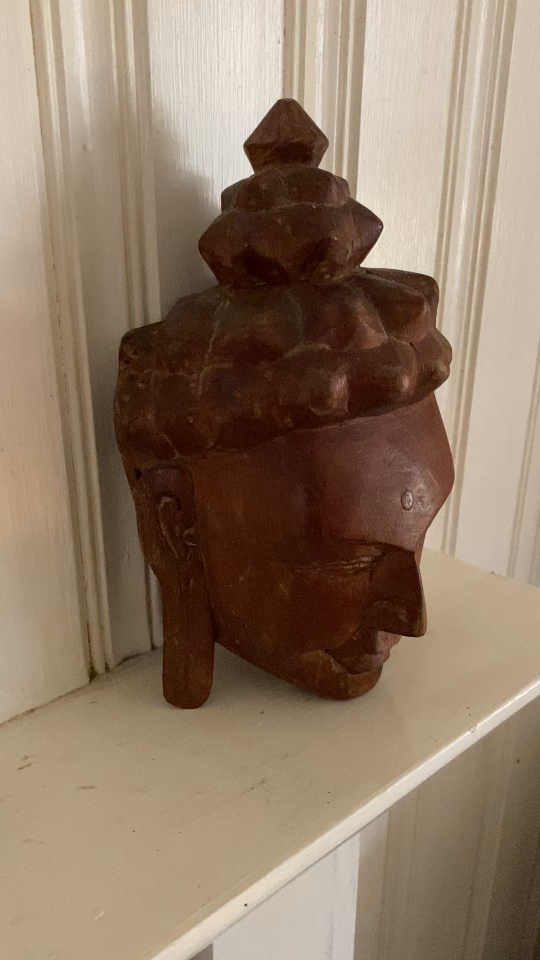
#> input picture input_folder/buddha_images/buddha_001.png, 1080 x 1920 px (shown at 1/2 size); its folder holds 4 pictures in this run
$ jupyter execute --allow-errors project_initial.ipynb
#> lines starting #> are read from the running program, lines starting #| are printed output that depends on the picture
# SFM 2D Images to 3D Reconstruction

[cell 1]
import numpy as np
import cv2
import os
import plotly.graph_objects as go
import gtsam

## IMAGE LOADING

[cell 2]
def load_images_from_folder(folder_path):
    """
    Load all PNG images from the specified folder

    Args:
        folder_path: Path to the folder containing images

    Returns:
        images: List of images
        image_names: List of image filenames
    """
#> called with folder_path = './input_folder/buddha_images'
    images = []
    image_names = []

    # Get all PNG files and sort them
    image_files = sorted([f for f in os.listdir(folder_path) if f.endswith('.png')])

    for img_file in image_files:
        img_path = os.path.join(folder_path, img_file)
        img = cv2.imread(img_path)
#> img is the input picture: shape (1920, 1080, 3); mean B, G, R 101.4, 121.8, 143.2
        if img is not None:
            images.append(img)
            image_names.append(img_file)
            print(f"Loaded: {img_file} - Shape: {img.shape}")
#| Loaded: buddha_001.png - Shape: (1920, 1080, 3)

    print(f"\nTotal images loaded: {len(images)}")
    return images, image_names

## FEATURE DETECTION & MATCHING

[cell 3]
def detect_and_match_features(img1, img2, detector_type='SIFT'):
    """
    Detect features in two images and match them

    Args:
        img1, img2: Input images
        detector_type: 'SIFT' or 'ORB'

    Returns:
        pts1, pts2: Matched keypoint coordinates (Nx2 arrays)
        matches: List of good matches
    """
    # Convert to grayscale
    gray1 = cv2.cvtColor(img1, cv2.COLOR_BGR2GRAY)
    gray2 = cv2.cvtColor(img2, cv2.COLOR_BGR2GRAY)

    # Feature detector
    if detector_type == 'SIFT':
        detector = cv2.SIFT_create()
    else:
        detector = cv2.ORB_create()

    # Detect and compute
    kp1, des1 = detector.detectAndCompute(gray1, None)
    kp2, des2 = detector.detectAndCompute(gray2, None)

    # Matcher
    if detector_type == 'SIFT':
        bf = cv2.BFMatcher(cv2.NORM_L2, crossCheck=False)
        matches = bf.knnMatch(des1, des2, k=2)

        # Lowe's ratio test
        good_matches = []
        for m, n in matches:
            if m.distance < 0.75 * n.distance:
                good_matches.append(m)
    else:
        bf = cv2.BFMatcher(cv2.NORM_HAMMING, crossCheck=True)
        good_matches = bf.match(des1, des2)
        good_matches = sorted(good_matches, key=lambda x: x.distance)

    # Extract matched keypoint coordinates
    pts1 = np.float32([kp1[m.queryIdx].pt for m in good_matches])
    pts2 = np.float32([kp2[m.trainIdx].pt for m in good_matches])

    print(f"Found {len(good_matches)} good matches")

    return pts1, pts2, good_matches, kp1, kp2

## NORMALIZE POINTS

[cell 4]
def normalize_points(pts):
    """
    Normalize points for better numerical stability
    Following Hartley normalization

    Args:
        pts: Nx2 array of points

    Returns:
        pts_norm: Normalized points
        T: Transformation matrix (3x3)
    """
    # Compute centroid
    centroid = np.mean(pts, axis=0)

    # Compute average distance from centroid
    centered = pts - centroid
    distances = np.sqrt(np.sum(centered**2, axis=1))
    avg_dist = np.mean(distances)

    # Avoid division by zero
    if avg_dist < np.finfo(float).eps:
        scale = 1.0
    else:
        scale = np.sqrt(2.0) / avg_dist

    # Create transformation matrix
    T = np.array([
        [scale, 0, -scale * centroid[0]],
        [0, scale, -scale * centroid[1]],
        [0, 0, 1]
    ], dtype=np.float64)

    # Normalize points
    pts_homogeneous = np.hstack([pts, np.ones((pts.shape[0], 1))])
    pts_norm_homogeneous = (T @ pts_homogeneous.T).T
    pts_norm = pts_norm_homogeneous[:, :2]

    return pts_norm, T

## CUSTOM FUNDAMENTAL MATRIX (8-POINT ALGORITHM)

[cell 5]
def compute_fundamental_matrix_custom(pts1, pts2, method='8point'):
    """
    Compute fundamental matrix using the normalized 8-point algorithm

    Args:
        pts1, pts2: Matched point correspondences (Nx2)
        method: '8point' or 'ransac'

    Returns:
        F: Fundamental matrix (3x3)
        mask: Inlier mask (for RANSAC)
    """
    assert pts1.shape[0] >= 8, "Need at least 8 point correspondences"

    if method == 'ransac':
        return compute_F_ransac(pts1, pts2)

    # 8-point algorithm
    count = pts1.shape[0]

    # Get normalization matrices
    T1 = normalize_points(pts1)[1]
    T2 = normalize_points(pts2)[1]

    # Normalize points
    ones = np.ones((count, 1))
    pts1_h = np.hstack([pts1, ones])
    pts2_h = np.hstack([pts2, ones])

    pts1_norm = (T1 @ pts1_h.T).T
    pts2_norm = (T2 @ pts2_h.T).T

    # Build constraint matrix A (count x 9)
    A = np.zeros((count, 9), dtype=np.float64)
    for i in range(count):
        x1, y1, w1 = pts1_norm[i]
        x2, y2, w2 = pts2_norm[i]
        A[i] = [x1*x2, y1*x2, w1*x2, x1*y2, y1*y2, w1*y2, x1*w2, y1*w2, w1*w2]

    # Solve using SVD: A * f = 0
    U, S, Vt = np.linalg.svd(A)
    F0 = Vt[-1].reshape(3, 3)

    # Enforce rank-2 constraint
    U, S, Vt = np.linalg.svd(F0)
    S[2] = 0
    F0 = U @ np.diag(S) @ Vt

    # Denormalize: F = T2^T * F0 * T1
    F = T2.T @ F0 @ T1

    # Normalize so that F[2,2] = 1 (like OpenCV does)
    if abs(F[2, 2]) > np.finfo(float).eps:
        F = F / F[2, 2]

    return F, None

def compute_sampson_error(pt1, pt2, F):
    """
    Compute Sampson distance (symmetric epipolar distance).
    This is what OpenCV uses in RANSAC.

    Args:
        pt1, pt2: 2D points
        F: Fundamental matrix

    Returns:
        error: Sampson error
    """
    # Convert to homogeneous coordinates
    pt1_h = np.array([pt1[0], pt1[1], 1.0])
    pt2_h = np.array([pt2[0], pt2[1], 1.0])

    # Compute Fx1 and F^T x2
    Fx1 = F @ pt1_h
    Ftx2 = F.T @ pt2_h

    # x2^T F x1
    x2tFx1 = pt2_h @ F @ pt1_h

    # Sampson denominator
    denom = Fx1[0]**2 + Fx1[1]**2 + Ftx2[0]**2 + Ftx2[1]**2

    if denom < np.finfo(float).eps:
        return float('inf')

    # Sampson distance
    error = (x2tFx1**2) / denom

    return error


def check_collinear(points):
    """
    Check if points are collinear (OpenCV does this check).

    Args:
        points: Nx2 array of points

    Returns:
        bool: True if points are collinear
    """
    if len(points) < 3:
        return False

    # Use cross product to check collinearity
    for i in range(len(points) - 2):
        p1 = points[i]
        p2 = points[i + 1]
        p3 = points[i + 2]

        # Vectors
        v1 = p2 - p1
        v2 = p3 - p1

        # Cross product (in 2D, this is the z-component)
        cross = v1[0] * v2[1] - v1[1] * v2[0]

        if abs(cross) > 0.01:  # If any three points are not collinear
            return False

    return True


def compute_F_ransac(pts1, pts2, max_iters=2000, threshold=3.0):
    """
    Compute fundamental matrix using RANSAC

    Args:
        pts1, pts2: Matched points
        max_iters: Maximum RANSAC iterations
        threshold: Distance threshold for inliers

    Returns:
        F_best: Best fundamental matrix
        mask_best: Inlier mask
    """
    n = pts1.shape[0]
    assert n >= 8, "Need at least 8 point correspondences"

    best_F = None
    best_inliers = []
    best_score = 0
    sample_size = 8
    confidence = 0.99

    # Adaptive RANSAC
    ransac_iters = max_iters
    iter_count = 0

    while iter_count < ransac_iters:
        # Randomly select 8 points
        indices = np.random.choice(n, sample_size, replace=False)
        sample_pts1 = pts1[indices]
        sample_pts2 = pts2[indices]

        # Check for collinear points (OpenCV does this)
        if check_collinear(sample_pts1) or check_collinear(sample_pts2):
            iter_count += 1
            continue

        try:
            # Compute F from sample using 8-point algorithm
            F, _ = compute_fundamental_matrix_custom(sample_pts1, sample_pts2, method='8point')

            # Count inliers and compute score
            inliers = []
            score = 0
            for i in range(n):
                error = compute_sampson_error(pts1[i], pts2[i], F)
                if error < threshold:
                    inliers.append(i)
                    # Score based on how good the inliers are
                    score += threshold - error

            # Update best model
            if len(inliers) > len(best_inliers):
                best_inliers = inliers
                best_F = F
                best_score = score

                # Adaptive iteration count (like OpenCV)
                inlier_ratio = len(inliers) / n
                if inlier_ratio > 0.1:  # Only update if we have reasonable inliers
                    epsilon = 1.0 - inlier_ratio
                    num = np.log(1.0 - confidence)
                    denom = np.log(1.0 - (1.0 - epsilon)**sample_size)
                    if denom < 0 and denom > -100:  # Numerical stability
                        new_iters = int(np.ceil(num / denom))
                        ransac_iters = min(ransac_iters, new_iters)

        except:
            pass  # Skip degenerate configurations

        iter_count += 1

    # Refine F using all inliers (if we have enough)
    if len(best_inliers) >= sample_size:
        try:
            inlier_pts1 = pts1[best_inliers]
            inlier_pts2 = pts2[best_inliers]
            best_F, _ = compute_fundamental_matrix_custom(inlier_pts1, inlier_pts2, method='8point')
        except:
            pass  # Keep the current best_F if refinement fails

    # Create mask (same format as OpenCV)
    mask = np.zeros(n, dtype=bool)
    if best_inliers:
        mask[best_inliers] = True

    print(f"RANSAC: Found {len(best_inliers)}/{n} inliers")

    return best_F, mask

## CUSTOM ESSENTIAL MATRIX

[cell 6]
def compute_essential_matrix_custom(F, K1, K2):
    """
    Compute essential matrix from fundamental matrix
    E = K2.T @ F @ K1

    Args:
        F: Fundamental matrix (3x3)
        K1, K2: Camera intrinsic matrices (3x3)

    Returns:
        E: Essential matrix (3x3)
    """
    E = K2.T @ F @ K1

    # Enforce essential matrix constraints (two equal singular values, one zero)
    U, S, Vt = np.linalg.svd(E)
    S = np.array([1, 1, 0])  # Ideal singular values for essential matrix
    E = U @ np.diag(S) @ Vt

    return E

## OPENCV FUNCTIONS (FOR COMPARISON)

[cell 7]
def compute_fundamental_matrix_opencv(pts1, pts2, method='8point'):
    """
    Compute fundamental matrix using OpenCV

    Args:
        pts1, pts2: Matched points
        method: '8point' or 'ransac'

    Returns:
        F: Fundamental matrix
        mask: Inlier mask
    """
    if method == 'ransac':
        F, mask = cv2.findFundamentalMat(pts1, pts2, cv2.FM_RANSAC, 3.0, 0.99)
    else:
        F, mask = cv2.findFundamentalMat(pts1, pts2, cv2.FM_8POINT)

    return F, mask


def compute_essential_matrix_opencv(pts1, pts2, K1, K2=None):
    """
    Compute essential matrix using OpenCV

    Args:
        pts1, pts2: Matched points
        K1: Camera intrinsic matrix
        K2: Camera intrinsic matrix (if None, assumes K1 == K2)

    Returns:
        E: Essential matrix
        mask: Inlier mask
    """
    if K2 is None:
        K2 = K1

    E, mask = cv2.findEssentialMat(pts1, pts2, K1, method=cv2.RANSAC, prob=0.999, threshold=1.0)

    return E, mask

## EVALUATION FUNCTIONS

[cell 8]
def evaluate_fundamental_matrix(F, pts1, pts2):
    """
    Evaluate quality of fundamental matrix using epipolar constraint

    Args:
        F: Fundamental matrix
        pts1, pts2: Corresponding points

    Returns:
        mean_error: Mean algebraic error
        median_error: Median algebraic error
    """
    pts1_homogeneous = np.hstack([pts1, np.ones((pts1.shape[0], 1))])
    pts2_homogeneous = np.hstack([pts2, np.ones((pts2.shape[0], 1))])

    # Epipolar constraint: x2^T * F * x1 = 0
    errors = np.abs(np.sum(pts2_homogeneous * (F @ pts1_homogeneous.T).T, axis=1))

    mean_error = np.mean(errors)
    median_error = np.median(errors)

    return mean_error, median_error

## MAIN PROCESSING PIPELINE

[cell 9]
def process_image_pairs(images, image_names, K, use_ransac=True):
    """
    Process all consecutive image pairs

    Args:
        images: List of images
        image_names: List of image filenames
        K: Camera intrinsic matrix
        use_ransac: Whether to use RANSAC

    Returns:
        results: Dictionary containing F, E matrices and matches for each pair
    """
#> called with K = array of shape (3, 3), use_ransac = True
    results = {}

    for i in range(len(images) - 1):
        print(f"\n{'='*60}")
        print(f"Processing pair: {image_names[i]} <-> {image_names[i+1]}")
        print(f"{'='*60}")

        # Detect and match features
        pts1, pts2, matches, kp1, kp2 = detect_and_match_features(images[i], images[i+1])

        method = 'ransac' if use_ransac else '8point'

        # Custom implementation
        print("\n--- CUSTOM IMPLEMENTATION ---")
        F_custom, mask_custom = compute_fundamental_matrix_custom(pts1, pts2, method=method)
        E_custom = compute_essential_matrix_custom(F_custom, K, K)

        mean_err_custom, median_err_custom = evaluate_fundamental_matrix(F_custom, pts1, pts2)
        print(f"Custom F matrix:\n{F_custom}")
        print(f"Mean epipolar error: {mean_err_custom:.6f}")
        print(f"Median epipolar error: {median_err_custom:.6f}")

        # OpenCV implementation
        print("\n--- OPENCV IMPLEMENTATION ---")
        F_opencv, mask_opencv = compute_fundamental_matrix_opencv(pts1, pts2, method=method)
        E_opencv, _ = compute_essential_matrix_opencv(pts1, pts2, K, K)

        mean_err_opencv, median_err_opencv = evaluate_fundamental_matrix(F_opencv, pts1, pts2)
        print(f"OpenCV F matrix:\n{F_opencv}")
        print(f"Mean epipolar error: {mean_err_opencv:.6f}")
        print(f"Median epipolar error: {median_err_opencv:.6f}")

        # Compute differences
        if not use_ransac:
            if F_opencv is not None and F_custom is not None:
                diff_8pt = np.linalg.norm(F_custom - F_opencv)
                print(f"\n8-Point Algorithm - Difference from OpenCV: {diff_8pt:.6f}")
        else:
            if F_opencv is not None and F_custom is not None:
                diff_ransac = np.linalg.norm(F_custom - F_opencv)
                print(f"RANSAC - Difference from OpenCV: {diff_ransac:.6f}")

        # Store results
        pair_key = f"{i}_{i+1}"
        results[pair_key] = {
            'image_names': (image_names[i], image_names[i+1]),
            'pts1': pts1,
            'pts2': pts2,
            'matches': matches,
            'F_custom': F_custom,
            'E_custom': E_custom,
            'F_opencv': F_opencv,
            'E_opencv': E_opencv,
            'mask_custom': mask_custom,
            'mask_opencv': mask_opencv
        }

        print(f"\n{'='*60}\n")
#> this loop made 3 passes
#> pass 1, in detect_and_match_features, `gray1 = cv2.cvtColor(img1, cv2.COLOR_BGR2GRAY)`:
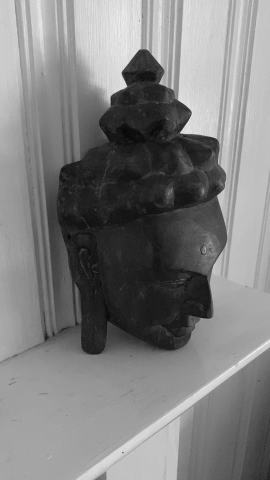
#> gray1: shape (1920, 1080) (shown at 1/4 size); min 3, max 255, mean 125.9
#> pass 1, in compute_fundamental_matrix_custom (call 14), `U, S, Vt = np.linalg.svd(A)`:
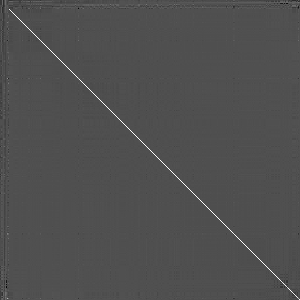
#> U: shape (300, 300) float64; min -0.455, max 0.993, mean -0.000353; drawn with min black and max white
#> pass 2, in detect_and_match_features (call 2), `gray2 = cv2.cvtColor(img2, cv2.COLOR_BGR2GRAY)`:
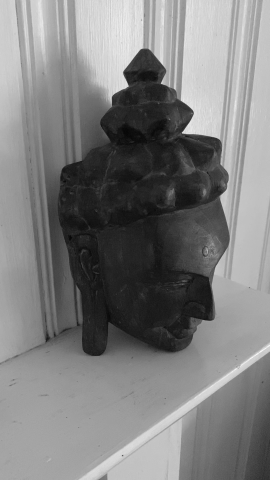
#> gray2: shape (1920, 1080) (shown at 1/4 size); min 3, max 255, mean 125.7

    return results

## Assinging Camera intrinsic from colmap

check this file [get_camera_intrinsics](get_camera_intrinsics.ipynb)

used colmap to get the output which has bins files inside output folder, used below given command to convert the files .txt file.

```colmap model_converter --input_path /path/to/model --output_path /path/to/output --output_type TXT```

the camera.txt file has  CAMERA_ID, MODEL, WIDTH, HEIGHT, PARAMS[]

then used the above given script to average the focal point for better estimate

[cell 10]
focal_length = 1719
cx, cy = 540, 960

K = np.array([
    [focal_length, 0, cx],
    [0, focal_length, cy],
    [0, 0, 1]
], dtype=np.float64)

## Load Images

[cell 11]
folder_path = './input_folder/buddha_images'
images, image_names = load_images_from_folder(folder_path)

## Process all pairs

[cell 12]
np.random.seed(42)
results = process_image_pairs(images, image_names, K, use_ransac=True)

### This one uses custom implementation and shows how perfect the F and E compared to open cv without ransac using only 8 point algorithm

for some reason 8 point algorithm got more reprojection errors and couldn't able to get the reconstruction while using below given functions so proceed with given ransac values alone.

## Note
use this for verification alone for reconstruction use the above obtained using ransac

[cell 13]
results_8point = process_image_pairs(images, image_names, K, use_ransac=False)
#> the loop in process_image_pairs (call 2), `for i in range(len(images) - 1):` made 3 passes
#> pass 2, in compute_fundamental_matrix_custom (call 46), `U, S, Vt = np.linalg.svd(A)`:
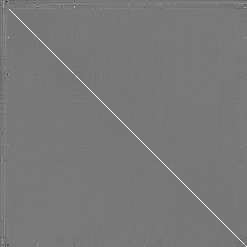
#> U: shape (247, 247) float64; min -0.896, max 0.992, mean 2.49e-05; drawn with min black and max white
#> (the rest of the program and of its run is left out)
